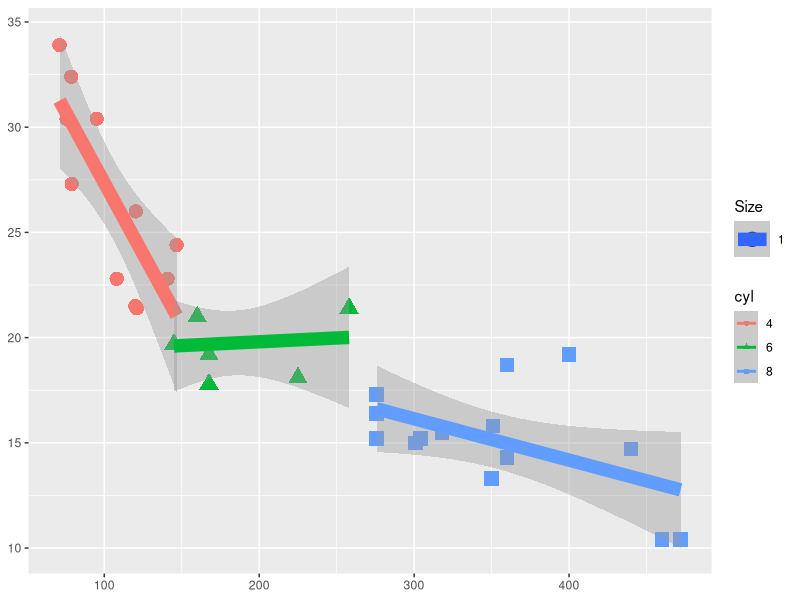

Here is the R script that generated this plot:
library(ggplot2)

# add text annotations
gscatter <- function(data, x, y, aes_var = TRUE, reg_line = FALSE,
                     reg_method = 'lm', reg_se = TRUE,
                     title = NULL, xlab = NULL, ylab = NULL, 
                      color = 'black', shape = 1, size = 1, fill = NA, 
                      xaxlimit = FALSE, yaxlimit = FALSE,
                      x1 = NA, x2 = NA, y1 = NA, y2 = NA, title_col = 'black', 
                      title_fam = 'serif', title_face = 'plain', 
                      title_size = 10, title_hjust = 0.5, title_vjust = 0.5,
                      xax_col = 'black', xax_fam = 'serif', 
                      xax_face = 'plain', xax_size = 10, 
                      xax_hjust = 0.5, xax_vjust = 0.5,
                      yax_col = 'black', yax_fam = 'serif', 
                      yax_face = 'plain', yax_size = 10, 
                      yax_hjust = 0.5, yax_vjust = 0.5,
                      remove_xax = FALSE, remove_yax = FALSE,
                      add_text = FALSE, xloc = NA, yloc = NA, label = NA,
                      tex_color = NA, tex_size = NA) {
  
  if(aes_var) {
    if(is.numeric(shape)) {
      p <- ggplot(data = data, mapping = aes_string(x = x, y = y, 
        colour = color, shape = color, size = size)) +
        geom_point()
    } else {
      p <- ggplot(data = data, mapping = aes_string(x = x, y = y, 
        colour = color, shape = shape, size = size)) +
        geom_point()
    }
    if(is.numeric(size)) {
      p <- p + labs(size = 'Size')
    }
  } else {
    p <- ggplot(data = data, mapping = aes_string(x = x, y = y)) +
      geom_point(colour = color, shape = shape, size = size, fill = fill)
  }
  
  if(reg_line) {
    p <- p + geom_smooth(method = reg_method, se = reg_se)
    p
  }
  
  p <- p + ggtitle(title) + xlab(xlab) + ylab(ylab) +
    theme(
      plot.title = element_text(color = title_col, family = title_fam,
                                face = title_face, size = title_size, hjust = title_hjust,
                                vjust = title_vjust),
      axis.title.x = element_text(color = xax_col, family = xax_fam,
                                  face = xax_face, size = xax_size, hjust = xax_hjust,
                                  vjust = xax_vjust),
      axis.title.y = element_text(color = yax_col, family = yax_fam,
                                  face = yax_face, size = yax_size, hjust = yax_hjust,
                                  vjust = yax_vjust)
    )
  
  if(xaxlimit) {
    p <- p + xlim(x1, x2)
    p
  }
  
  if (yaxlimit) {
    p <- p + ylim(y1, y2)
    p
  }
  
  if(remove_xax) {
    p <- p + theme(
      axis.title.x = element_blank()
    )
    p
  }
  
  if(remove_yax) {
    p <- p + theme(
      axis.title.y = element_blank()
    )
    p
  }
  
  if(add_text) {
    p <- p + annotate("text", x = xloc, y = yloc, label = label, 
                      color = tex_color, size = tex_size)
    p
  }
  
  p
}



# test
mtcars$cyl <- as.factor(mtcars$cyl)
mtcars$gear <- as.factor(mtcars$gear)

gscatter(mtcars, 'disp', 'mpg', aes_var = TRUE, 
          color = 'cyl', reg_line = TRUE)
            
k <- gscatter(mtcars, 'disp', 'mpg', aes_var = FALSE, 
          color = 'red', shape = 22, size = 3, fill = 'blue',
          reg_line = TRUE, reg_method = 'loess', reg_se = FALSE)
